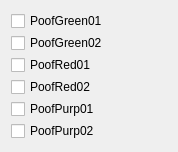
            <widget class="QWidget" name="scrollAreaWidgetContents">
             <property name="geometry">
              <rect>
               <x>0</x>
               <y>0</y>
               <width>178</width>
               <height>151</height>
              </rect>
             </property>
             <layout class="QFormLayout" name="formLayout_3">
              <property name="verticalSpacing">
               <number>2</number>
              </property>
              <item row="0" column="0">
               <widget class="QCheckBox" name="checkBox_3">
                <property name="text">
                 <string>PoofGreen01</string>
                </property>
               </widget>
              </item>
              <item row="1" column="0">
               <widget class="QCheckBox" name="checkBox_4">
                <property name="text">
                 <string>PoofGreen02</string>
                </property>
               </widget>
              </item>
              <item row="2" column="0">
               <widget class="QCheckBox" name="checkBox_5">
                <property name="text">
                 <string>PoofRed01</string>
                </property>
               </widget>
              </item>
              <item row="3" column="0">
               <widget class="QCheckBox" name="checkBox_6">
                <property name="text">
                 <string>PoofRed02</string>
                </property>
               </widget>
              </item>
              <item row="4" column="0">
               <widget class="QCheckBox" name="checkBox_7">
                <property name="text">
                 <string>PoofPurp01</string>
                </property>
               </widget>
              </item>
              <item row="5" column="0">
               <widget class="QCheckBox" name="checkBox_8">
                <property name="text">
                 <string>PoofPurp02</string>
                </property>
               </widget>
              </item>
             </layout>
            </widget>
